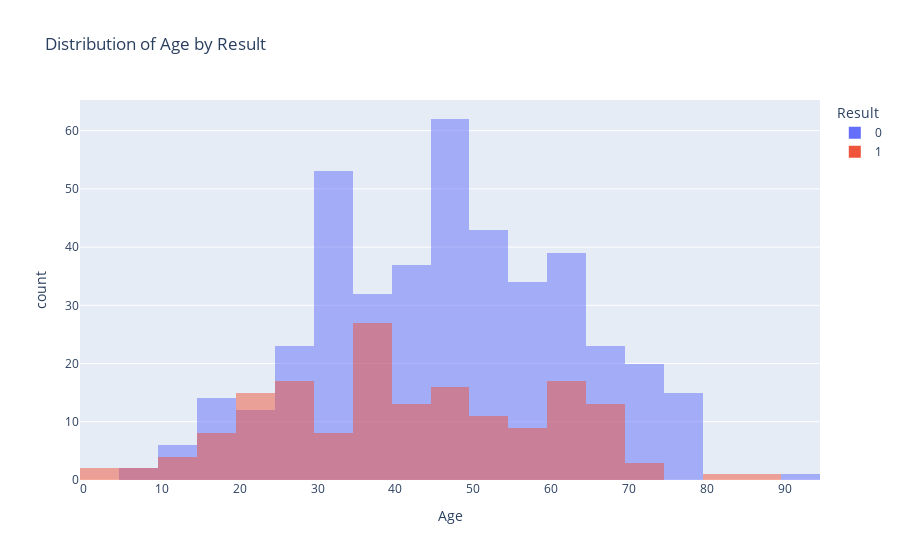
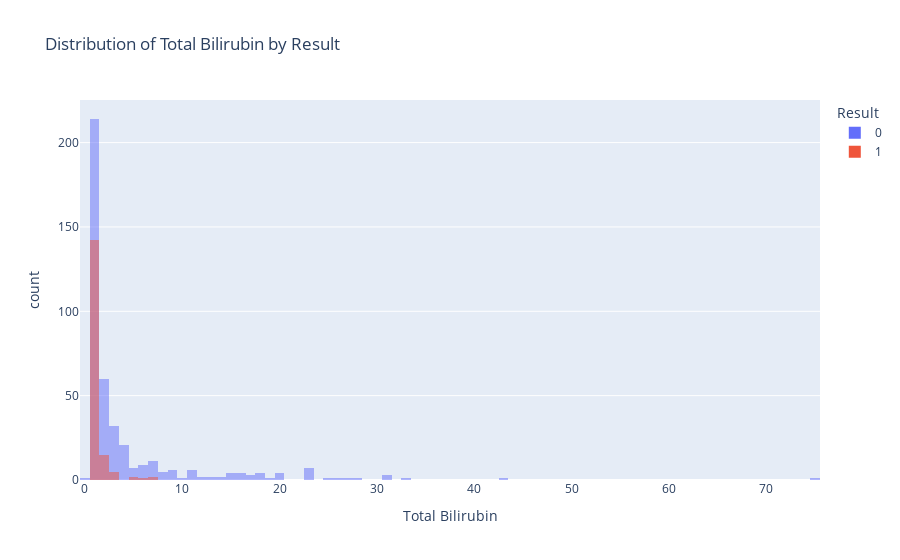
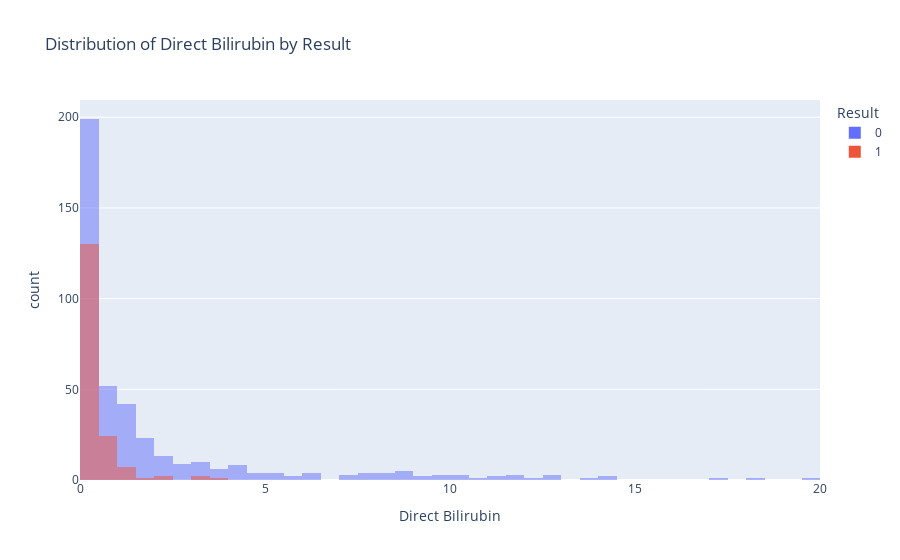

Source (notebook cell) for these figures, in order:
### Code cell
numerical_columns = ['Age', 'Total Bilirubin', 'Direct Bilirubin',
       'Alkaline Phosphotase', 'Sgpt Alamine Aminotransferase',
       'Sgot Aspartate Aminotransferase', 'Total Proteins', 'ALB Albumin',
       'A/G ratio Albumin and Globulin Ratio']
for col in numerical_columns:
    fig = px.histogram(data, x=col, color="Result", barmode="overlay",
                       title=f"Distribution of {col} by Result")
    fig.show()

### Figure 1 — Plotly figure (JSON) as saved in the notebook; plotly's stock layout.template omitted (floating-point values rounded to 4 significant figures; data arrays with more than 128 entries replaced by an {"elided": "..."} marker saying what was removed)
{"data": [{"bingroup": "x", "hovertemplate": "Result=0<br>Age=%{x}<br>count=%{y}<extra></extra>", "legendgroup": "0", "marker": {"color": "#636efa", "opacity": 0.5, "pattern": {"shape": ""}}, "name": "0", "orientation": "v", "showlegend": true, "type": "histogram", "x": {"elided": "416 int values"}, "xaxis": "x", "yaxis": "y"}, {"bingroup": "x", "hovertemplate": "Result=1<br>Age=%{x}<br>count=%{y}<extra></extra>", "legendgroup": "1", "marker": {"color": "#EF553B", "opacity": 0.5, "pattern": {"shape": ""}}, "name": "1", "orientation": "v", "showlegend": true, "type": "histogram", "x": {"elided": "167 int values"}, "xaxis": "x", "yaxis": "y"}], "layout": {"barmode": "overlay", "legend": {"title": {"text": "Result"}, "tracegroupgap": 0}, "title": {"text": "Distribution of Age by Result"}, "xaxis": {"anchor": "y", "domain": [0, 1], "title": {"text": "Age"}}, "yaxis": {"anchor": "x", "domain": [0, 1], "title": {"text": "count"}}}}

### Figure 2 — Plotly figure (JSON) as saved in the notebook; plotly's stock layout.template omitted (floating-point values rounded to 4 significant figures; data arrays with more than 128 entries replaced by an {"elided": "..."} marker saying what was removed)
{"data": [{"bingroup": "x", "hovertemplate": "Result=0<br>Total Bilirubin=%{x}<br>count=%{y}<extra></extra>", "legendgroup": "0", "marker": {"color": "#636efa", "opacity": 0.5, "pattern": {"shape": ""}}, "name": "0", "orientation": "v", "showlegend": true, "type": "histogram", "x": {"elided": "416 float values"}, "xaxis": "x", "yaxis": "y"}, {"bingroup": "x", "hovertemplate": "Result=1<br>Total Bilirubin=%{x}<br>count=%{y}<extra></extra>", "legendgroup": "1", "marker": {"color": "#EF553B", "opacity": 0.5, "pattern": {"shape": ""}}, "name": "1", "orientation": "v", "showlegend": true, "type": "histogram", "x": {"elided": "167 float values"}, "xaxis": "x", "yaxis": "y"}], "layout": {"barmode": "overlay", "legend": {"title": {"text": "Result"}, "tracegroupgap": 0}, "title": {"text": "Distribution of Total Bilirubin by Result"}, "xaxis": {"anchor": "y", "domain": [0, 1], "title": {"text": "Total Bilirubin"}}, "yaxis": {"anchor": "x", "domain": [0, 1], "title": {"text": "count"}}}}

### Figure 3 — Plotly figure (JSON) as saved in the notebook; plotly's stock layout.template omitted (floating-point values rounded to 4 significant figures; data arrays with more than 128 entries replaced by an {"elided": "..."} marker saying what was removed)
{"data": [{"bingroup": "x", "hovertemplate": "Result=0<br>Direct Bilirubin=%{x}<br>count=%{y}<extra></extra>", "legendgroup": "0", "marker": {"color": "#636efa", "opacity": 0.5, "pattern": {"shape": ""}}, "name": "0", "orientation": "v", "showlegend": true, "type": "histogram", "x": {"elided": "416 float values"}, "xaxis": "x", "yaxis": "y"}, {"bingroup": "x", "hovertemplate": "Result=1<br>Direct Bilirubin=%{x}<br>count=%{y}<extra></extra>", "legendgroup": "1", "marker": {"color": "#EF553B", "opacity": 0.5, "pattern": {"shape": ""}}, "name": "1", "orientation": "v", "showlegend": true, "type": "histogram", "x": {"elided": "167 float values"}, "xaxis": "x", "yaxis": "y"}], "layout": {"barmode": "overlay", "legend": {"title": {"text": "Result"}, "tracegroupgap": 0}, "title": {"text": "Distribution of Direct Bilirubin by Result"}, "xaxis": {"anchor": "y", "domain": [0, 1], "title": {"text": "Direct Bilirubin"}}, "yaxis": {"anchor": "x", "domain": [0, 1], "title": {"text": "count"}}}}
